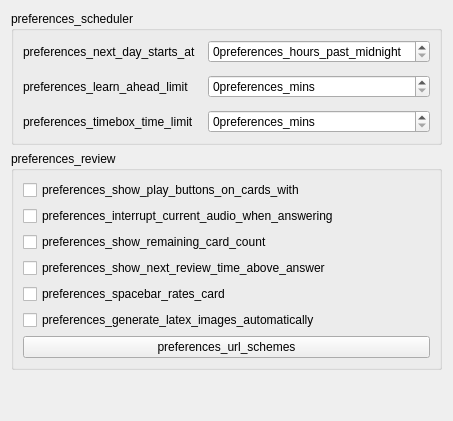
     <widget class="QWidget" name="tab_3">
      <attribute name="title">
       <string>preferences_review</string>
      </attribute>
      <layout class="QVBoxLayout" name="review_options_layout">
       <item>
        <widget class="QGroupBox" name="schedulerGroup">
         <property name="title">
          <string>preferences_scheduler</string>
         </property>
         <layout class="QVBoxLayout" name="verticalLayout_17">
          <item>
           <layout class="QGridLayout" name="gridLayout_4">
            <property name="spacing">
             <number>12</number>
            </property>
            <item row="1" column="1">
             <widget class="QSpinBox" name="lrnCutoff">
              <property name="maximumSize">
               <size>
                <width>16777215</width>
                <height>16777215</height>
               </size>
              </property>
              <property name="suffix">
               <string>preferences_mins</string>
              </property>
              <property name="maximum">
               <number>999</number>
              </property>
             </widget>
            </item>
            <item row="2" column="0">
             <widget class="QLabel" name="label_30">
              <property name="text">
               <string>preferences_timebox_time_limit</string>
              </property>
              <property name="buddy">
               <cstring>timeLimit</cstring>
              </property>
             </widget>
            </item>
            <item row="0" column="1">
             <widget class="QSpinBox" name="dayOffset">
              <property name="maximumSize">
               <size>
                <width>16777215</width>
                <height>16777215</height>
               </size>
              </property>
              <property name="suffix">
               <string>preferences_hours_past_midnight</string>
              </property>
              <property name="maximum">
               <number>23</number>
              </property>
             </widget>
            </item>
            <item row="1" column="0">
             <widget class="QLabel" name="label_24">
              <property name="text">
               <string>preferences_learn_ahead_limit</string>
              </property>
              <property name="buddy">
               <cstring>lrnCutoff</cstring>
              </property>
             </widget>
            </item>
            <item row="0" column="0">
             <widget class="QLabel" name="label_23">
              <property name="text">
               <string>preferences_next_day_starts_at</string>
              </property>
              <property name="buddy">
               <cstring>dayOffset</cstring>
              </property>
             </widget>
            </item>
            <item row="2" column="1">
             <widget class="QSpinBox" name="timeLimit">
              <property name="suffix">
               <string>preferences_mins</string>
              </property>
              <property name="maximum">
               <number>9999</number>
              </property>
             </widget>
            </item>
           </layout>
          </item>
         </layout>
        </widget>
       </item>
       <item>
        <layout class="QHBoxLayout" name="horizontalLayout_5">
         <item>
          <widget class="QGroupBox" name="reviewerGroup">
           <property name="title">
            <string>preferences_review</string>
           </property>
           <layout class="QVBoxLayout" name="verticalLayout_5">
            <item>
             <widget class="QCheckBox" name="showPlayButtons">
              <property name="sizePolicy">
               <sizepolicy hsizetype="Fixed" vsizetype="Fixed">
                <horstretch>0</horstretch>
                <verstretch>0</verstretch>
               </sizepolicy>
              </property>
              <property name="text">
               <string>preferences_show_play_buttons_on_cards_with</string>
              </property>
             </widget>
            </item>
            <item>
             <widget class="QCheckBox" name="interrupt_audio">
              <property name="sizePolicy">
               <sizepolicy hsizetype="Fixed" vsizetype="Fixed">
                <horstretch>0</horstretch>
                <verstretch>0</verstretch>
               </sizepolicy>
              </property>
              <property name="text">
               <string>preferences_interrupt_current_audio_when_answering</string>
              </property>
             </widget>
            </item>
            <item>
             <widget class="QCheckBox" name="showProgress">
              <property name="sizePolicy">
               <sizepolicy hsizetype="Fixed" vsizetype="Fixed">
                <horstretch>0</horstretch>
                <verstretch>0</verstretch>
               </sizepolicy>
              </property>
              <property name="text">
               <string>preferences_show_remaining_card_count</string>
              </property>
             </widget>
            </item>
            <item>
             <widget class="QCheckBox" name="showEstimates">
              <property name="sizePolicy">
               <sizepolicy hsizetype="Fixed" vsizetype="Fixed">
                <horstretch>0</horstretch>
                <verstretch>0</verstretch>
               </sizepolicy>
              </property>
              <property name="text">
               <string>preferences_show_next_review_time_above_answer</string>
              </property>
             </widget>
            </item>
            <item>
             <widget class="QCheckBox" name="spacebar_rates_card">
              <property name="sizePolicy">
               <sizepolicy hsizetype="Fixed" vsizetype="Fixed">
                <horstretch>0</horstretch>
                <verstretch>0</verstretch>
               </sizepolicy>
              </property>
              <property name="text">
               <string>preferences_spacebar_rates_card</string>
              </property>
             </widget>
            </item>
            <item>
             <widget class="QCheckBox" name="render_latex">
              <property name="sizePolicy">
               <sizepolicy hsizetype="Fixed" vsizetype="Fixed">
                <horstretch>0</horstretch>
                <verstretch>0</verstretch>
               </sizepolicy>
              </property>
              <property name="text">
               <string>preferences_generate_latex_images_automatically</string>
              </property>
             </widget>
            </item>
            <item>
             <widget class="QPushButton" name="url_schemes">
              <property name="text">
               <string>preferences_url_schemes</string>
              </property>
             </widget>
            </item>
           </layout>
          </widget>
         </item>
        </layout>
       </item>
       <item>
        <spacer name="verticalSpacer_12">
         <property name="orientation">
          <enum>Qt::Orientation::Vertical</enum>
         </property>
         <property name="sizeHint" stdset="0">
          <size>
           <width>20</width>
           <height>40</height>
          </size>
         </property>
        </spacer>
       </item>
      </layout>
     </widget>
